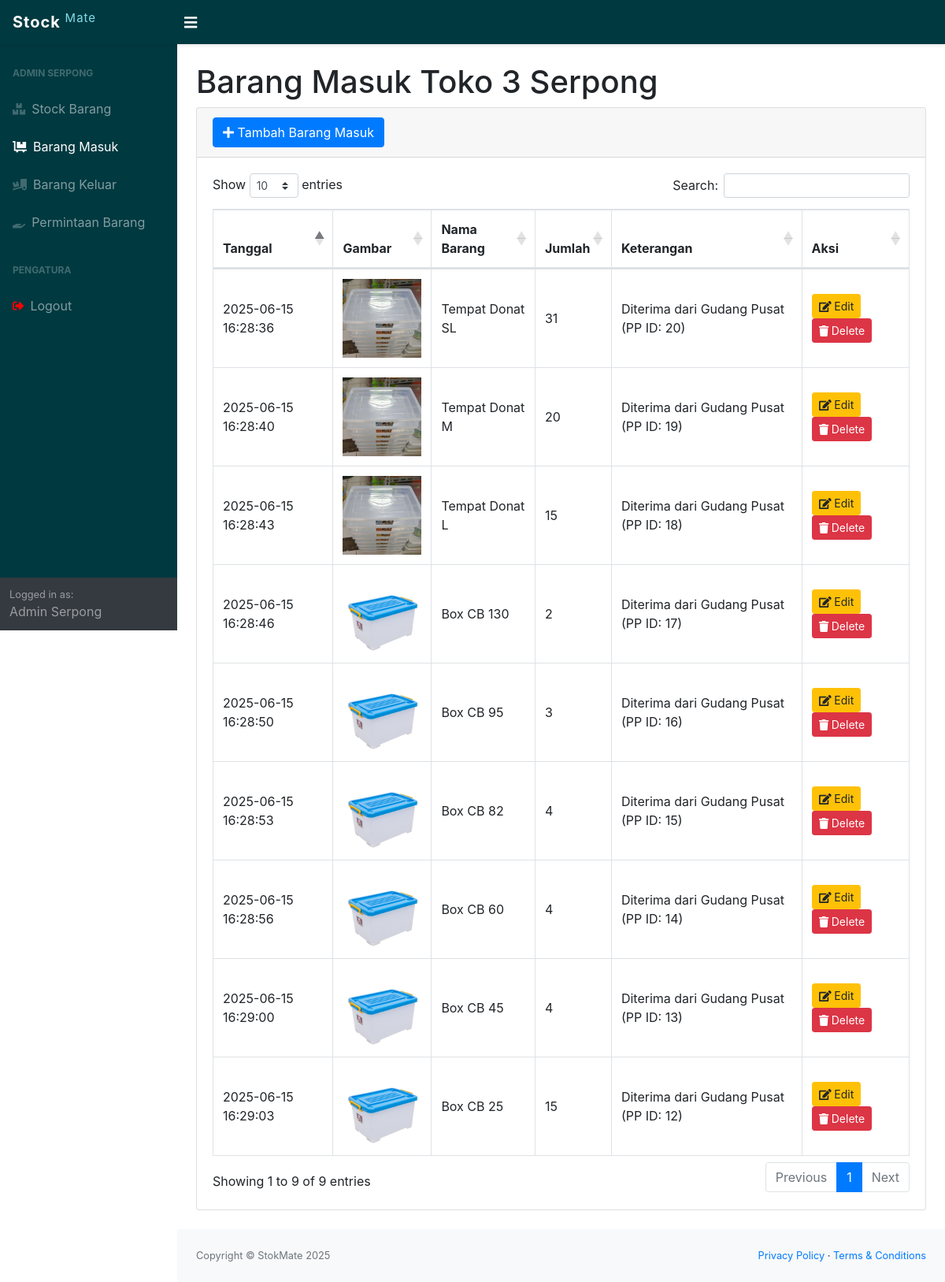
Screenshot of /adminSerpong/masuk.php (signed in) with the database file from the repository.
### tables this page shows
CREATE TABLE `serpong_masuk` (
  `idmasuk` int(11) NOT NULL,
  `idbarang` int(11) NOT NULL,
  `tanggal` timestamp NOT NULL DEFAULT current_timestamp() ON UPDATE current_timestamp(),
  `keterangan` varchar(50) NOT NULL,
  `qty` int(11) NOT NULL
);

CREATE TABLE `serpong_stock` (
  `idbarang` int(11) NOT NULL,
  `namabarang` varchar(50) NOT NULL,
  `deskripsi` varchar(50) NOT NULL,
  `stock` int(11) NOT NULL DEFAULT 0,
  `image` varchar(99) DEFAULT NULL
);

### adminSerpong/masuk.php (the view, shortened to what this page needs)
<?php
require "../function.php";
$store_name = "Toko 3 Serpong";
$store_prefix = "serpong";
?>
<!DOCTYPE html>
<html lang="en">
    <head>
        <link href="../css/styles.css" rel="stylesheet" />
        <link href="https://cdn.datatables.net/1.10.20/css/dataTables.bootstrap4.min.css" rel="stylesheet" />
    </head>
    <body class="sb-nav-fixed">
        <nav class="sb-topnav navbar navbar-expand navbar-dark" style="background-color: #003940; box-shadow: 0 2px 4px rgba(0,0,0,0.1);">
            <a class="navbar-brand" href="index.php" style="font-weight: bold; letter-spacing: 1px;">
                Stock <sup style="color: #80DEEA; font-weight: normal;">Mate</sup>
            </a>
            <button class="btn btn-link btn-sm order-1 order-lg-0" id="sidebarToggle" href="#" style="color: #ffffff; transition: transform 0.3s ease;">
                <i class="fas fa-bars fa-lg"></i>
            </button>
        </nav>
        <div id="layoutSidenav">
             <?php require '_sidebar_admin_serpong.php';  ?>
            <div id="layoutSidenav_content">
                <main>
                    <div class="container-fluid px-4">
                         <h1 class="mt-4">Barang Masuk <?= $store_name; ?></h1>
                        <div class="card mb-4">
                            <div class="card-header">
                               <button type="button" class="btn btn-primary" data-toggle="modal" data-target="#myModal">
                                <i class="fas fa-plus"></i> Tambah Barang Masuk
                              </button>
                            </div>
                            <div class="card-body">
                             <div class="table-responsive">
                                <table class="table table-bordered table-hover" id="dataTable" width="100%" cellspacing="0">
                                    <thead>
                                    <tr>
                                        <th>Tanggal</th>
                                        <th>Gambar</th>
                                        <th>Nama Barang</th>
                                        <th>Jumlah</th>
                                        <th>Keterangan</th>
                                        <th>Aksi</th> </tr>
                                    </thead>
                                    <tbody>
                                       <?php
                                        $ambilsemuadatastock = mysqli_query($conn, "select * from " . $store_prefix . "_masuk m, " . $store_prefix . "_stock s where s.idbarang = m.idbarang order by m.tanggal DESC");
                                        while($data=mysqli_fetch_array($ambilsemuadatastock)){
                                            $idm = $data['idmasuk'];
                                            $tanggal = $data['tanggal'];
                                            $namabarang = htmlspecialchars($data['namabarang']);
                                            $qty = htmlspecialchars($data['qty']);
                                            $keterangan = htmlspecialchars($data['keterangan']);
                                            $gambar = $data['image'];
                                            if($gambar==null || !file_exists("../images/".$gambar)){ $img = 'No Photo'; }
                                            else { $img = '<img src="../images/'.htmlspecialchars($gambar).'" class="zoomable" alt="'.$namabarang.'">'; }
                                        ?>
                                        <tr>
                                            <td><?=$tanggal;?></td>
                                            <td><?=$img;?></td>
                                            <td><?=$namabarang;?></td>
                                            <td><?=$qty;?></td>
                                            <td><?=$keterangan;?></td>
                                            <td>
                                                <button type="button" class="btn btn-warning btn-sm" data-toggle="modal" data-target="#edit<?=$idm;?>"> <i class="fas fa-edit"></i> Edit</button>
                                                <button type="button" class="btn btn-danger btn-sm" data-toggle="modal" data-target="#delete<?=$idm;?>"> <i class="fas fa-trash"></i> Delete</button>
                                            </td>
                                        </tr>
                                        <?php }; ?>
                                    </tbody>
                                    </table>
                                </div>
                            </div>
                        </div>
                    </div>
                </main>
                <footer class="py-4 bg-light mt-auto">
                      <div class="container-fluid px-4">
                        <div class="d-flex align-items-center justify-content-between small">
                            <div class="text-muted">Copyright &copy; StokMate 2025</div>
                            <div> <a href="#">Privacy Policy</a> &middot; <a href="#">Terms &amp; Conditions</a> </div>
                        </div>
                    </div>
                </footer>
            </div>
        </div>
    </body>
</html>

### adminSerpong/masuk.php (style rules this page uses)
.zoomable { width: 100px; }
.table-responsive { overflow-x: visible; }
td { vertical-align: middle !important; }

### rows the page displays
serpong_masuk: tanggal "2025-06-15 16:29:03", idbarang.image (picture), idbarang.namabarang "Box CB 25", qty "15", keterangan "Diterima dari Gudang Pusat (PP ID: 12)"
serpong_masuk: tanggal "2025-06-15 16:29:00", idbarang.image (picture), idbarang.namabarang "Box CB 45", qty "4", keterangan "Diterima dari Gudang Pusat (PP ID: 13)"
serpong_masuk: tanggal "2025-06-15 16:28:56", idbarang.image (picture), idbarang.namabarang "Box CB 60", qty "4", keterangan "Diterima dari Gudang Pusat (PP ID: 14)"
serpong_masuk: tanggal "2025-06-15 16:28:53", idbarang.image (picture), idbarang.namabarang "Box CB 82", qty "4", keterangan "Diterima dari Gudang Pusat (PP ID: 15)"
serpong_masuk: tanggal "2025-06-15 16:28:50", idbarang.image (picture), idbarang.namabarang "Box CB 95", qty "3", keterangan "Diterima dari Gudang Pusat (PP ID: 16)"
serpong_masuk: tanggal "2025-06-15 16:28:46", idbarang.image (picture), idbarang.namabarang "Box CB 130", qty "2", keterangan "Diterima dari Gudang Pusat (PP ID: 17)"
serpong_masuk: tanggal "2025-06-15 16:28:43", idbarang.image (picture), idbarang.namabarang "Tempat Donat L", qty "15", keterangan "Diterima dari Gudang Pusat (PP ID: 18)"
serpong_masuk: tanggal "2025-06-15 16:28:40", idbarang.image (picture), idbarang.namabarang "Tempat Donat M", qty "20", keterangan "Diterima dari Gudang Pusat (PP ID: 19)"
serpong_masuk: tanggal "2025-06-15 16:28:36", idbarang.image (picture), idbarang.namabarang "Tempat Donat SL", qty "31", keterangan "Diterima dari Gudang Pusat (PP ID: 20)"

### other values shown
$store_name "Toko 3 Serpong"
